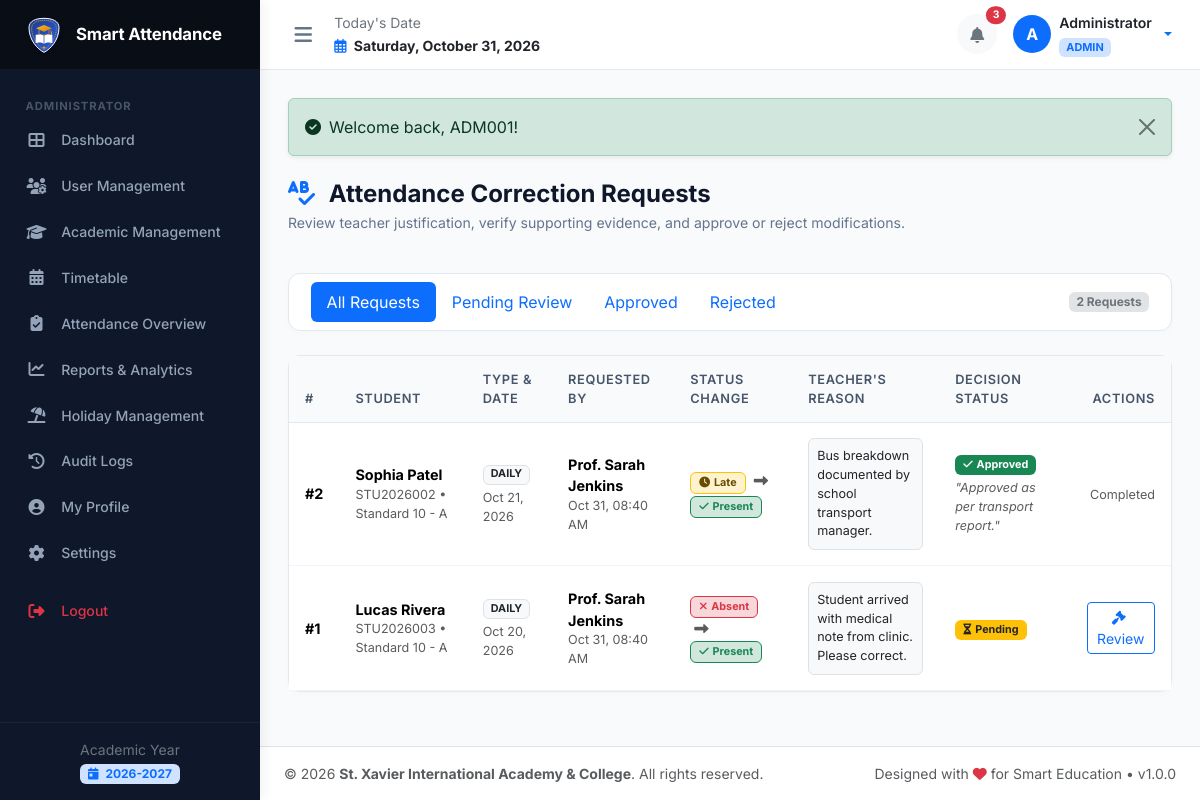
/principal/corrections.php (signed in), run on the app's committed database.
### tables this page shows
CREATE TABLE `academic_years` (
  `id` INT AUTO_INCREMENT PRIMARY KEY,
  `name` VARCHAR(50) NOT NULL UNIQUE,
  `start_date` DATE NOT NULL,
  `end_date` DATE NOT NULL,
  `is_current` TINYINT(1) NOT NULL DEFAULT 0,
  `status` ENUM('active', 'archived') NOT NULL DEFAULT 'active',
  `created_at` TIMESTAMP DEFAULT CURRENT_TIMESTAMP
);

CREATE TABLE `correction_requests` (
  `id` INT AUTO_INCREMENT PRIMARY KEY,
  `attendance_type` ENUM('daily', 'subject') NOT NULL,
  `attendance_id` INT NOT NULL,
  `student_id` INT NOT NULL,
  `requested_by` INT NOT NULL,
  `requested_status` ENUM('present', 'absent', 'late', 'half_day') NOT NULL,
  `original_status` ENUM('present', 'absent', 'late', 'half_day') NOT NULL,
  `reason` TEXT NOT NULL,
  `status` ENUM('pending', 'approved', 'rejected') NOT NULL DEFAULT 'pending',
  `reviewed_by` INT NULL,
  `review_remarks` TEXT NULL,
  `reviewed_at` DATETIME NULL,
  `created_at` TIMESTAMP DEFAULT CURRENT_TIMESTAMP,
  FOREIGN KEY (`student_id`) REFERENCES `students`(`id`) ON DELETE CASCADE,
  FOREIGN KEY (`requested_by`) REFERENCES `users`(`id`) ON DELETE CASCADE,
  FOREIGN KEY (`reviewed_by`) REFERENCES `users`(`id`) ON DELETE SET NULL
);

CREATE TABLE `students` (
  `id` INT AUTO_INCREMENT PRIMARY KEY,
  `user_id` INT NOT NULL UNIQUE,
  `student_id` VARCHAR(50) NOT NULL UNIQUE,
  `admission_no` VARCHAR(50) NOT NULL UNIQUE,
  `roll_no` INT NOT NULL,
  `full_name` VARCHAR(150) NOT NULL,
  `photo` VARCHAR(255) NULL,
  `dob` DATE NULL,
  `gender` ENUM('male', 'female', 'other') DEFAULT 'male',
  `address` TEXT NULL,
  `class_id` INT NOT NULL,
  `section_id` INT NOT NULL,
  `academic_year_id` INT NOT NULL,
  `admission_date` DATE NULL,
  `created_at` TIMESTAMP DEFAULT CURRENT_TIMESTAMP,
  `updated_at` TIMESTAMP DEFAULT CURRENT_TIMESTAMP ON UPDATE CURRENT_TIMESTAMP,
  UNIQUE KEY `uk_class_section_roll` (`class_id`, `section_id`, `roll_no`),
  FOREIGN KEY (`user_id`) REFERENCES `users`(`id`) ON DELETE CASCADE,
  FOREIGN KEY (`class_id`) REFERENCES `classes`(`id`) ON DELETE CASCADE,
  FOREIGN KEY (`section_id`) REFERENCES `sections`(`id`) ON DELETE CASCADE,
  FOREIGN KEY (`academic_year_id`) REFERENCES `academic_years`(`id`) ON DELETE CASCADE
);

CREATE TABLE `classes` (
  `id` INT AUTO_INCREMENT PRIMARY KEY,
  `name` VARCHAR(100) NOT NULL UNIQUE,
  `type` ENUM('school', 'college') NOT NULL DEFAULT 'school',
  `numeric_level` INT NOT NULL,
  `created_at` TIMESTAMP DEFAULT CURRENT_TIMESTAMP,
  INDEX `idx_class_type` (`type`)
);

CREATE TABLE `sections` (
  `id` INT AUTO_INCREMENT PRIMARY KEY,
  `class_id` INT NOT NULL,
  `name` VARCHAR(20) NOT NULL,
  `created_at` TIMESTAMP DEFAULT CURRENT_TIMESTAMP,
  UNIQUE KEY `uk_class_section` (`class_id`, `name`),
  FOREIGN KEY (`class_id`) REFERENCES `classes`(`id`) ON DELETE CASCADE
);

CREATE TABLE `teachers` (
  `id` INT AUTO_INCREMENT PRIMARY KEY,
  `user_id` INT NOT NULL UNIQUE,
  `teacher_id` VARCHAR(50) NOT NULL UNIQUE,
  `full_name` VARCHAR(150) NOT NULL,
  `photo` VARCHAR(255) NULL,
  `dob` DATE NULL,
  `gender` ENUM('male', 'female', 'other') DEFAULT 'female',
  `email` VARCHAR(120) NULL,
  `mobile` VARCHAR(25) NULL,
  `qualification` VARCHAR(150) NULL,
  `address` TEXT NULL,
  `joining_date` DATE NULL,
  `created_at` TIMESTAMP DEFAULT CURRENT_TIMESTAMP,
  `updated_at` TIMESTAMP DEFAULT CURRENT_TIMESTAMP ON UPDATE CURRENT_TIMESTAMP,
  FOREIGN KEY (`user_id`) REFERENCES `users`(`id`) ON DELETE CASCADE
);

### includes/auth.php (called while the page is built, shortened)
<?php
require_once __DIR__ . '/functions.php';
function current_role(): ?string {
    return $_SESSION['user']['role'] ?? null;
}

### principal/corrections.php (the view, shortened to what this page needs)
<?php
require_once __DIR__ . '/../includes/functions.php';
require_once __DIR__ . '/../includes/auth.php';
$pdo = get_db_connection();
$statusFilter = $_GET['status'] ?? 'all';
$where = ["1=1"];
$params = [];
$whereClause = implode(' AND ', $where);
$query = "SELECT cr.*,
                 s.student_id, s.roll_no, s.full_name as student_name,
                 c.name as class_name, sec.name as section_name,
                 u.user_id as teacher_code, t.full_name as teacher_name,
                 reviewer.user_id as reviewer_code,
                 CASE
                   WHEN cr.attendance_type = 'daily' THEN da.attendance_date
                   ELSE sa.attendance_date
                 END as record_date
          FROM correction_requests cr
          JOIN students s ON cr.student_id = s.id
          JOIN classes c ON s.class_id = c.id
          JOIN sections sec ON s.section_id = sec.id
          JOIN users u ON cr.requested_by = u.id
          LEFT JOIN teachers t ON u.id = t.user_id
          LEFT JOIN users reviewer ON cr.reviewed_by = reviewer.id
          LEFT JOIN daily_attendance da ON (cr.attendance_type = 'daily' AND cr.attendance_id = da.id)
          LEFT JOIN subject_attendance sa ON (cr.attendance_type = 'subject' AND cr.attendance_id = sa.id)
          WHERE {$whereClause}
          ORDER BY cr.id DESC";
$stmt = $pdo->prepare($query);
$stmt->execute($params);
$requests = $stmt->fetchAll();
require_once __DIR__ . '/../includes/header.php';
require_once __DIR__ . '/../includes/sidebar.php';
require_once __DIR__ . '/../includes/navbar.php';
?>
<div class="page-header">
  <div>
    <h1 class="page-title"><i class="fas fa-spell-check me-2 text-primary"></i> Attendance Correction Requests</h1>
    <p class="page-subtitle">Review teacher justification, verify supporting evidence, and approve or reject modifications.</p>
  </div>
</div>
<div class="card card-custom mb-4">
  <div class="card-body py-2">
    <div class="d-flex justify-content-between align-items-center flex-wrap gap-2">
      <ul class="nav nav-pills">
        <li class="nav-item">
          <a class="nav-link <?= ($statusFilter === 'all') ? 'active' : '' ?>" href="?status=all">All Requests</a>
        </li>
        <li class="nav-item">
          <a class="nav-link <?= ($statusFilter === 'pending') ? 'active' : '' ?>" href="?status=pending">Pending Review</a>
        </li>
        <li class="nav-item">
          <a class="nav-link <?= ($statusFilter === 'approved') ? 'active' : '' ?>" href="?status=approved">Approved</a>
        </li>
        <li class="nav-item">
          <a class="nav-link <?= ($statusFilter === 'rejected') ? 'active' : '' ?>" href="?status=rejected">Rejected</a>
        </li>
      </ul>
      <span class="badge bg-secondary-subtle text-secondary"><?= count($requests) ?> Requests</span>
    </div>
  </div>
</div>
<div class="card card-custom">
  <div class="card-body p-0">
    <div class="table-responsive">
      <table class="table table-custom table-hover align-middle mb-0">
        <thead>
          <tr>
            <th>#</th>
            <th>Student</th>
            <th>Type & Date</th>
            <th>Requested By</th>
            <th>Status Change</th>
            <th>Teacher's Reason</th>
            <th>Decision Status</th>
            <th class="text-end">Actions</th>
          </tr>
        </thead>
        <tbody>
          <?php if (!empty($requests)): ?>
            <?php foreach ($requests as $r): ?>
              <tr>
                <td><strong>#<?= $r['id'] ?></strong></td>
                <td>
                  <strong><?= e($r['student_name']) ?></strong>
                  <small class="text-muted d-block"><?= e($r['student_id']) ?> &bull; <?= e($r['class_name']) ?> - <?= e($r['section_name']) ?></small>
                </td>
                <td>
                  <span class="badge bg-light text-dark border text-uppercase"><?= e($r['attendance_type']) ?></span>
                  <div class="small text-muted mt-1"><?= format_date($r['record_date']) ?></div>
                </td>
                <td>
                  <strong><?= e($r['teacher_name'] ?? $r['teacher_code']) ?></strong>
                  <small class="text-muted d-block"><?= format_date($r['created_at'], 'M d, h:i A') ?></small>
                </td>
                <td>
                  <?= status_badge($r['original_status']) ?>
                  <i class="fas fa-long-arrow-alt-right mx-1 text-muted"></i>
                  <?= status_badge($r['requested_status']) ?>
                </td>
                <td>
                  <div class="small text-dark p-2 bg-light rounded border text-wrap" style="max-width: 250px;">
                    <?= e($r['reason']) ?>
                  </div>
                </td>
                <td>
                  <?= status_badge($r['status']) ?>
                  <?php if (!empty($r['review_remarks'])): ?>
                    <small class="text-muted d-block mt-1"><em>"<?= e($r['review_remarks']) ?>"</em></small>
                  <?php endif; ?>
                </td>
                <td class="text-end">
                  <?php if ($r['status'] === 'pending'): ?>
                    <button class="btn btn-sm btn-outline-primary" data-bs-toggle="modal" data-bs-target="#decisionModal_<?= $r['id'] ?>">
                      <i class="fas fa-gavel me-1"></i> Review
                    </button>
                  <?php else: ?>
                    <small class="text-muted">Completed</small>
                  <?php endif; ?>
                </td>
              </tr>
            <?php endforeach; ?>
          <?php else: ?>
            <tr><td colspan="8" class="text-center py-4 text-muted">No attendance correction requests recorded.</td></tr>
          <?php endif; ?>
        </tbody>
      </table>
    </div>
  </div>
</div>
<?php require_once __DIR__ . '/../includes/footer.php'; ?>

### includes/sidebar.php (shortened to what this page needs)
<?php
$role = current_role() ?? 'student';
$currentScript = basename($_SERVER['PHP_SELF']);
?>
<aside class="app-sidebar" id="appSidebar">
  <div class="sidebar-brand">
    <img src="<?= BASE_URL ?>/assets/img/logo.svg" alt="Logo">
    <div class="brand-title">Smart Attendance</div>
  </div>
  <ul class="sidebar-menu">
    <?php if ($role === 'admin'): ?>
      <li class="menu-header">Administrator</li>
      <li class="nav-item">
        <a class="nav-link <?= ($currentScript === 'index.php') ? 'active' : '' ?>" href="<?= BASE_URL ?>/admin/index.php">
          <i class="fas fa-th-large"></i> <span>Dashboard</span>
        </a>
      </li>
      <li class="nav-item">
        <a class="nav-link <?= in_array($currentScript, ['users.php', 'user_add.php', 'user_edit.php']) ? 'active' : '' ?>" href="<?= BASE_URL ?>/admin/users.php">
          <i class="fas fa-users-cog"></i> <span>User Management</span>
        </a>
      </li>
      <li class="nav-item">
        <a class="nav-link <?= ($currentScript === 'academics.php') ? 'active' : '' ?>" href="<?= BASE_URL ?>/admin/academics.php">
          <i class="fas fa-graduation-cap"></i> <span>Academic Management</span>
        </a>
      </li>
      <li class="nav-item">
        <a class="nav-link <?= ($currentScript === 'timetable.php') ? 'active' : '' ?>" href="<?= BASE_URL ?>/admin/timetable.php">
          <i class="fas fa-calendar-alt"></i> <span>Timetable</span>
        </a>
      </li>
      <li class="nav-item">
        <a class="nav-link <?= ($currentScript === 'attendance.php') ? 'active' : '' ?>" href="<?= BASE_URL ?>/admin/attendance.php">
          <i class="fas fa-clipboard-check"></i> <span>Attendance Overview</span>
        </a>
      </li>
      <li class="nav-item">
        <a class="nav-link <?= ($currentScript === 'reports.php') ? 'active' : '' ?>" href="<?= BASE_URL ?>/admin/reports.php">
          <i class="fas fa-chart-line"></i> <span>Reports & Analytics</span>
        </a>
      </li>
      <li class="nav-item">
        <a class="nav-link <?= ($currentScript === 'holidays.php') ? 'active' : '' ?>" href="<?= BASE_URL ?>/admin/holidays.php">
          <i class="fas fa-umbrella-beach"></i> <span>Holiday Management</span>
        </a>
      </li>
      <li class="nav-item">
        <a class="nav-link <?= ($currentScript === 'audit_logs.php') ? 'active' : '' ?>" href="<?= BASE_URL ?>/admin/audit_logs.php">
          <i class="fas fa-history"></i> <span>Audit Logs</span>
        </a>
      </li>
      <li class="nav-item">
        <a class="nav-link <?= ($currentScript === 'profile.php') ? 'active' : '' ?>" href="<?= BASE_URL ?>/admin/profile.php">
          <i class="fas fa-user-circle"></i> <span>My Profile</span>
        </a>
      </li>
      <li class="nav-item">
        <a class="nav-link <?= ($currentScript === 'settings.php') ? 'active' : '' ?>" href="<?= BASE_URL ?>/admin/settings.php">
          <i class="fas fa-cog"></i> <span>Settings</span>
        </a>
      </li>
    <?php endif; ?>
    <li class="nav-item mt-3">
      <a class="nav-link text-danger" href="<?= BASE_URL ?>/logout.php">
        <i class="fas fa-sign-out-alt"></i> <span>Logout</span>
      </a>
    </li>
  </ul>
  <div class="sidebar-footer text-center">
    <small class="text-secondary d-block">Academic Year</small>
    <span class="badge bg-primary-subtle text-primary mt-1">
      <i class="fas fa-calendar-day me-1"></i> <?= e(get_active_academic_year()['name'] ?? '2026-2027') ?>
    </span>
  </div>
</aside>

### includes/functions.php (shortened to what this page needs)
<?php
function e(?string $value): string {
    return htmlspecialchars((string)($value ?? ''), ENT_QUOTES, 'UTF-8');
}
function get_flash_messages(): array {
    $messages = $_SESSION['flash'] ?? [];
    return $messages;
}
function render_flash_messages(): string {
    $messages = get_flash_messages();
    $html = '<div class="flash-messages-container mb-4">';
    foreach ($messages as $msg) {
        $alertClass = match ($msg['type']) {
            'success' => 'alert-success',
            'error', 'danger' => 'alert-danger',
            'warning' => 'alert-warning',
            default => 'alert-info'
        };
        $icon = match ($msg['type']) {
            'success' => 'fa-check-circle',
            'error', 'danger' => 'fa-exclamation-circle',
            'warning' => 'fa-exclamation-triangle',
            default => 'fa-info-circle'
        };
        $html .= '<div class="alert ' . $alertClass . ' alert-dismissible fade show shadow-sm" role="alert">';
        $html .= '<i class="fas ' . $icon . ' me-2"></i>' . e($msg['message']);
        $html .= '<button type="button" class="btn-close" data-bs-dismiss="alert" aria-label="Close"></button>';
        $html .= '</div>';
    }
    $html .= '</div>';
    return $html;
}
function get_active_academic_year(): ?array {
    $pdo = get_db_connection();
    $stmt = $pdo->query("SELECT * FROM academic_years WHERE is_current = 1 LIMIT 1");
    $year = $stmt->fetch();
    return $year ?: null;
}
function format_date(?string $date, string $format = 'M d, Y'): string {
    $timestamp = strtotime($date);
    return $timestamp ? date($format, $timestamp) : '-';
}
function status_badge(string $status): string {
    $status = strtolower($status);
    return match ($status) {
        'present' => '<span class="badge bg-success-subtle text-success border border-success px-2 py-1"><i class="fas fa-check me-1"></i>Present</span>',
        'absent' => '<span class="badge bg-danger-subtle text-danger border border-danger px-2 py-1"><i class="fas fa-times me-1"></i>Absent</span>',
        'late' => '<span class="badge bg-warning-subtle text-warning-emphasis border border-warning px-2 py-1"><i class="fas fa-clock me-1"></i>Late</span>',
        'half_day' => '<span class="badge bg-warning-subtle text-warning border border-warning px-2 py-1"><i class="fas fa-adjust me-1"></i>Half Day</span>',
        'on_leave' => '<span class="badge bg-info-subtle text-info-emphasis border border-info px-2 py-1"><i class="fas fa-plane me-1"></i>On Leave</span>',
        'active' => '<span class="badge bg-success text-white px-2 py-1">Active</span>',
        'inactive' => '<span class="badge bg-secondary text-white px-2 py-1">Inactive</span>',
        'pending' => '<span class="badge bg-warning text-dark px-2 py-1"><i class="fas fa-hourglass-half me-1"></i>Pending</span>',
        'approved' => '<span class="badge bg-success text-white px-2 py-1"><i class="fas fa-check me-1"></i>Approved</span>',
        'rejected' => '<span class="badge bg-danger text-white px-2 py-1"><i class="fas fa-ban me-1"></i>Rejected</span>',
        default => '<span class="badge bg-secondary px-2 py-1">' . e(ucfirst($status)) . '</span>'
    };
}

### data on the page
academic_years: name "2026-2027"
correction_requests: id "2", student.full_name "Sophia Patel", student.student_id "STU2026002", classes.name "Standard 10", sections.name "A", attendance_type "DAILY", record_date "Oct 21, 2026", teachers.full_name "Prof. Sarah Jenkins", created_at "Oct 31, 08:40 AM", original_status "Late Present Approved", reason "Bus breakdown documented by school transport manager.", review_remarks "Approved as per transport report.", status "Completed"
correction_requests: id "1", student.full_name "Lucas Rivera", student.student_id "STU2026003", classes.name "Standard 10", sections.name "A", attendance_type "DAILY", record_date "Oct 20, 2026", teachers.full_name "Prof. Sarah Jenkins", created_at "Oct 31, 08:40 AM", original_status "Absent Present Pending", reason "Student arrived with medical note from clinic. Please correct."

### other printed values
$unreadCount "3"
substr($user['full_name'] ?? 'U', 0, 1) "A"
$user['full_name'] "Administrator"
$user['role'] "ADMIN"
$msg['message'] "Welcome back, ADM001!"
count($requests) "2"
$schoolName "St. Xavier International Academy & College"
APP_VERSION "1.0.0"
